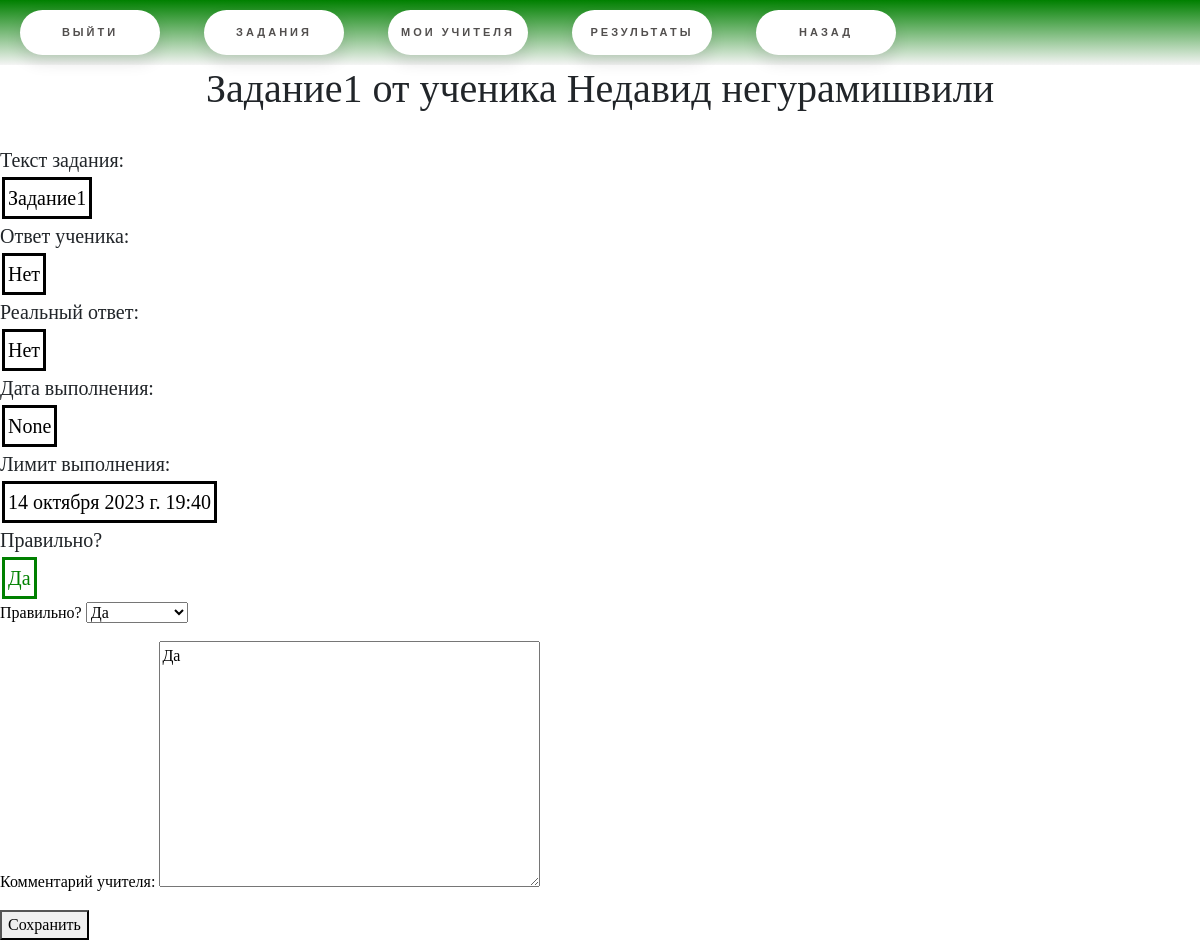
Screenshot of /lk/teacher_classes/student_task/1 (signed in) with the database file from the repository.
### main/models.py (models this page shows, shortened)
class StudentTask(models.Model):
    task = models.ForeignKey(Task, verbose_name='Задание', on_delete=models.CASCADE)
    student = models.ForeignKey(Student, verbose_name="Ученик", on_delete=models.CASCADE)
    teacher = models.ForeignKey(Teacher, verbose_name="Учитель", on_delete=models.CASCADE)
    student_answer = models.TextField("Ответ ученика")
    is_right = models.BooleanField("Правильно?", blank=True, null=True)
    teacher_check = models.BooleanField("Нужна проверка?", default=False)
    teaher_comment = models.TextField("Комментарий учителя", blank=True, null=True)
    get_date = models.DateTimeField("Дата выдачи", auto_now_add=True)
    done_date = models.DateTimeField("Дата выполнения", null=True, blank=True)
    limite_date = models.DateTimeField("Лимит выполнения", null=True, blank=True)
    class Meta:
        verbose_name= 'Задание ученика'
        verbose_name_plural = "Задания учеников"

class Task(models.Model):
    name = models.CharField("Название", max_length=255, default="")
    grade = models.IntegerField("Класс")
    level_of_knowledge = models.IntegerField("Уровень знаний")
    task_text = models.TextField("Текст задания")
    answer = models.CharField("Ответ", max_length=255, null=True, blank= True)
    subject = models.ForeignKey(Subject, verbose_name="Предмет", on_delete=models.CASCADE)
    theme = models.ForeignKey(Theme, verbose_name="Тема", on_delete= models.CASCADE, null=True, blank=True)
    is_neural = models.BooleanField("Написано нейросетью?", default=False)
    teacher_check = models.BooleanField("Нужна проверка?", default=False)
    class Meta:
        verbose_name= 'Задание'
        verbose_name_plural = "Задания"

class Student(models.Model):
    user = models.ForeignKey(User, verbose_name="Пользователь", on_delete=models.CASCADE, unique=True)
    grade = models.ForeignKey(Grade, verbose_name="Класс", on_delete=models.CASCADE)
    level_of_knowledge = models.IntegerField("Уровень знаний", default=0)
    class Meta:
        verbose_name= 'Ученик'
        verbose_name_plural = "Ученики"

class User(AbstractUser):
    user_type = models.ForeignKey(UserType, verbose_name="Тип пользователя", on_delete=models.SET_NULL, blank=True, null=True)
    phone_number = models.CharField("Телефон", max_length=15, blank=True, null=True)
    class Meta:
        verbose_name= 'Пользователь'
        verbose_name_plural = "Пользователи"

### main/views.py (the view)
# urls.py: path("lk/teacher_classes/student_task/<int:task_id>", views.student_task_teacher, name="student_task_teacher"),
def student_task_teacher(request, task_id):
    task = models.StudentTask.objects.get(id = task_id)
    if request.method == "POST":
        form = forms.CheckTaskForm(request.POST, instance = task)
        if form.is_valid():
            form.save()
    form = forms.CheckTaskForm(instance = task)
    return render(request, "student_task_teacher.html", {
        "task":task,
        "form":form
    })

### main/forms.py
class CheckTaskForm(forms.ModelForm):
    class Meta:
        model = models.StudentTask
        fields = ("is_right", "teaher_comment")

### main/templates/student_task_teacher.html (shortened to what this page needs)
{% extends "base.html" %}
{% block content  %}
    <h1>{{task.task.name}} от ученика {{task.student.user.first_name}} {{task.student.user.last_name}}</h1>
    <br>
    <div class="task-description">Текст задания:<p class="videlenie">{{task.task.task_text}}</p></div>
    <div class="task-description">Ответ ученика: <p class="videlenie">{{task.student_answer}}</p></div>
    <div class="task-description">Реальный ответ: <p class="videlenie">{{task.task.answer}}</p></div>
    <div class="task-description">Дата выполнения: <p class="videlenie">{{task.done_date}}</p></div>
    <div class="task-description">Лимит выполнения: <p class="videlenie">{{task.limite_date}}</p></div>
    <div class="task-description">Правильно? {% if task.is_right %}<p class="videlenie" style="color:green; border-color: green;">Да</p>{% else %}<p class="videlenie" style="color:red; border-color: red;">Нет</p>{% endif %}</div>
    <form method="post">
        {{form.as_p}}
        <button type="submit">Сохранить</button>
    </form>
{% endblock %}

### static/css/main.css (style rules this page uses)
html, body { height: 100%; }
body { margin: 0px; background: whitesmoke; }
h1 { font-family: Bradley Hand, cursive; color: Green; font-weight: bold; text-align: center; }
p { color: black }
* { font-family: 'Times New Roman', Times, serif; }
.task-description { font-size:20px; }
.videlenie { border: solid 3px black; width: fit-content; padding: 3px; margin: 2px }

### rows the page displays
StudentTask: task.name "Задание1", student.user.first_name "Недавид", student.user.last_name "негурамишвили", task.task_text "Задание1", student_answer "Нет", task.answer "Нет", done_date "None", limite_date "14 октября 2023 г. 19:40", is_right "Да", teaher_comment "Да"
